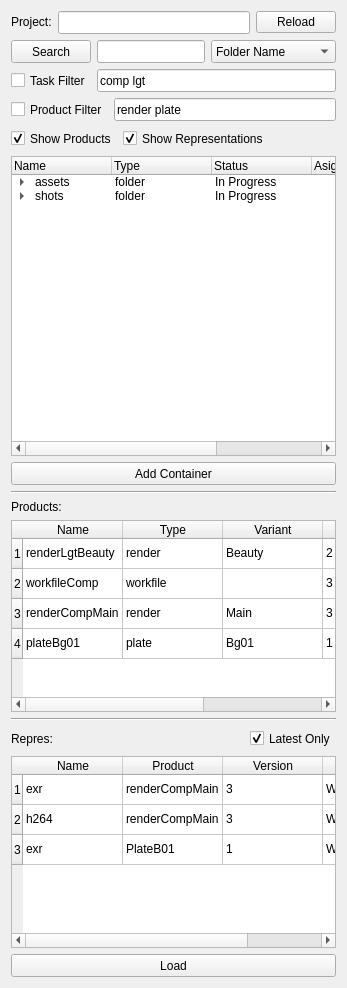
     <widget class="QWidget" name="AYON_tab">
      <attribute name="title">
       <string>AYON</string>
      </attribute>
      <layout class="QHBoxLayout" name="horizontalLayout_8">
       <item>
        <layout class="QVBoxLayout" name="verticalLayout_4">
         <item>
          <layout class="QVBoxLayout" name="verticalLayout_3">
           <item>
            <layout class="QHBoxLayout" name="horizontalLayout_6">
             <item>
              <widget class="QLabel" name="label">
               <property name="sizePolicy">
                <sizepolicy hsizetype="Fixed" vsizetype="Fixed">
                 <horstretch>0</horstretch>
                 <verstretch>0</verstretch>
                </sizepolicy>
               </property>
               <property name="text">
                <string>Project:</string>
               </property>
              </widget>
             </item>
             <item>
              <widget class="QLineEdit" name="ayon_project">
               <property name="minimumSize">
                <size>
                 <width>0</width>
                 <height>23</height>
                </size>
               </property>
               <property name="toolTip">
                <string>&lt;html&gt;&lt;head/&gt;&lt;body&gt;&lt;p&gt;AYON Project: autofilled from the current AYON context&lt;/p&gt;&lt;/body&gt;&lt;/html&gt;</string>
               </property>
              </widget>
             </item>
             <item>
              <widget class="QPushButton" name="ayon_reload">
               <property name="sizePolicy">
                <sizepolicy hsizetype="Fixed" vsizetype="Fixed">
                 <horstretch>0</horstretch>
                 <verstretch>0</verstretch>
                </sizepolicy>
               </property>
               <property name="toolTip">
                <string>&lt;html&gt;&lt;head/&gt;&lt;body&gt;&lt;p&gt;to reload whole AYON &amp;quot;tree&amp;quot; - ie folders and tasks&lt;/p&gt;&lt;/body&gt;&lt;/html&gt;</string>
               </property>
               <property name="text">
                <string>Reload</string>
               </property>
              </widget>
             </item>
            </layout>
           </item>
           <item>
            <layout class="QHBoxLayout" name="horizontalLayout_5">
             <item>
              <widget class="QPushButton" name="ayon_search">
               <property name="sizePolicy">
                <sizepolicy hsizetype="Fixed" vsizetype="Fixed">
                 <horstretch>0</horstretch>
                 <verstretch>0</verstretch>
                </sizepolicy>
               </property>
               <property name="minimumSize">
                <size>
                 <width>0</width>
                 <height>23</height>
                </size>
               </property>
               <property name="toolTip">
                <string>&lt;html&gt;&lt;head/&gt;&lt;body&gt;&lt;p&gt;only shows items in the tree that match the search string and search source&lt;/p&gt;&lt;/body&gt;&lt;/html&gt;</string>
               </property>
               <property name="text">
                <string>Search</string>
               </property>
              </widget>
             </item>
             <item>
              <widget class="QLineEdit" name="ayon_search_text">
               <property name="minimumSize">
                <size>
                 <width>0</width>
                 <height>23</height>
                </size>
               </property>
               <property name="toolTip">
                <string>&lt;html&gt;&lt;head/&gt;&lt;body&gt;&lt;p&gt;search string:&lt;/p&gt;&lt;p&gt;only shows items in the tree that match the search string and search source&lt;/p&gt;&lt;/body&gt;&lt;/html&gt;</string>
               </property>
              </widget>
             </item>
             <item>
              <widget class="QComboBox" name="ayon_search_source">
               <property name="sizePolicy">
                <sizepolicy hsizetype="Fixed" vsizetype="Fixed">
                 <horstretch>0</horstretch>
                 <verstretch>0</verstretch>
                </sizepolicy>
               </property>
               <property name="minimumSize">
                <size>
                 <width>125</width>
                 <height>23</height>
                </size>
               </property>
               <property name="toolTip">
                <string>&lt;html&gt;&lt;head/&gt;&lt;body&gt;&lt;p&gt;search source:&lt;/p&gt;&lt;p&gt;only shows items in the tree that match the search string and search source&lt;/p&gt;&lt;/body&gt;&lt;/html&gt;</string>
               </property>
               <item>
                <property name="text">
                 <string>Folder Name</string>
                </property>
               </item>
               <item>
                <property name="text">
                 <string>Folder Status</string>
                </property>
               </item>
               <item>
                <property name="text">
                 <string>Task Asignee</string>
                </property>
               </item>
               <item>
                <property name="text">
                 <string>Task Name</string>
                </property>
               </item>
               <item>
                <property name="text">
                 <string>Task Status</string>
                </property>
               </item>
               <item>
                <property name="text">
                 <string>Task Type</string>
                </property>
               </item>
              </widget>
             </item>
            </layout>
           </item>
           <item>
            <layout class="QHBoxLayout" name="horizontalLayout_4">
             <item>
              <widget class="QCheckBox" name="ayon_task">
               <property name="minimumSize">
                <size>
                 <width>0</width>
                 <height>23</height>
                </size>
               </property>
               <property name="toolTip">
                <string>&lt;html&gt;&lt;head/&gt;&lt;body&gt;&lt;p&gt;when enabled, only shows tasks with matching task names.&lt;/p&gt;&lt;p&gt;task filter text can contain more than one task name, separated by space&lt;/p&gt;&lt;p&gt;&lt;br/&gt;&lt;/p&gt;&lt;/body&gt;&lt;/html&gt;</string>
               </property>
               <property name="text">
                <string>Task Filter</string>
               </property>
              </widget>
             </item>
             <item>
              <widget class="QLineEdit" name="ayon_task_text">
               <property name="minimumSize">
                <size>
                 <width>0</width>
                 <height>23</height>
                </size>
               </property>
               <property name="toolTip">
                <string>&lt;html&gt;&lt;head/&gt;&lt;body&gt;&lt;p&gt; task name(s), separated by space&lt;/p&gt;&lt;/body&gt;&lt;/html&gt;</string>
               </property>
               <property name="text">
                <string>comp lgt</string>
               </property>
              </widget>
             </item>
            </layout>
           </item>
           <item>
            <layout class="QHBoxLayout" name="horizontalLayout_3">
             <item>
              <widget class="QCheckBox" name="ayon_product">
               <property name="minimumSize">
                <size>
                 <width>0</width>
                 <height>23</height>
                </size>
               </property>
               <property name="toolTip">
                <string>&lt;html&gt;&lt;head/&gt;&lt;body&gt;&lt;p&gt;when enabled, only shows products with matching product base types&lt;/p&gt;&lt;p&gt;product filter text can contain more than one product base type, separated by space&lt;/p&gt;&lt;p&gt;&lt;br/&gt;&lt;/p&gt;&lt;/body&gt;&lt;/html&gt;</string>
               </property>
               <property name="text">
                <string>Product Filter</string>
               </property>
              </widget>
             </item>
             <item>
              <widget class="QLineEdit" name="ayon_product_text">
               <property name="minimumSize">
                <size>
                 <width>0</width>
                 <height>23</height>
                </size>
               </property>
               <property name="text">
                <string>render plate</string>
               </property>
              </widget>
             </item>
            </layout>
           </item>
           <item>
            <layout class="QHBoxLayout" name="horizontalLayout_2">
             <item>
              <widget class="QCheckBox" name="ayon_show_products">
               <property name="minimumSize">
                <size>
                 <width>0</width>
                 <height>23</height>
                </size>
               </property>
               <property name="toolTip">
                <string>&lt;html&gt;&lt;head/&gt;&lt;body&gt;&lt;p&gt;shows/hides the Product panel (spreadsheet)&lt;/p&gt;&lt;/body&gt;&lt;/html&gt;</string>
               </property>
               <property name="text">
                <string>Show Products</string>
               </property>
               <property name="checked">
                <bool>true</bool>
               </property>
              </widget>
             </item>
             <item>
              <widget class="QCheckBox" name="ayon_show_representations">
               <property name="minimumSize">
                <size>
                 <width>0</width>
                 <height>23</height>
                </size>
               </property>
               <property name="toolTip">
                <string>&lt;html&gt;&lt;head/&gt;&lt;body&gt;&lt;p&gt;shows/hides the Representations panel (spreadsheet + latest cherckbox)&lt;/p&gt;&lt;/body&gt;&lt;/html&gt;</string>
               </property>
               <property name="text">
                <string>Show Representations</string>
               </property>
               <property name="checked">
                <bool>true</bool>
               </property>
              </widget>
             </item>
             <item>
              <spacer name="horizontalSpacer">
               <property name="orientation">
                <enum>Qt::Horizontal</enum>
               </property>
               <property name="sizeHint" stdset="0">
                <size>
                 <width>40</width>
                 <height>20</height>
                </size>
               </property>
              </spacer>
             </item>
            </layout>
           </item>
          </layout>
         </item>
         <item>
          <widget class="QTreeWidget" name="ayon_tree">
           <property name="sizePolicy">
            <sizepolicy hsizetype="Expanding" vsizetype="MinimumExpanding">
             <horstretch>0</horstretch>
             <verstretch>0</verstretch>
            </sizepolicy>
           </property>
           <property name="minimumSize">
            <size>
             <width>0</width>
             <height>300</height>
            </size>
           </property>
           <property name="toolTip">
            <string>&lt;html&gt;&lt;head/&gt;&lt;body&gt;&lt;p&gt;Shows AYON folders and tasks&lt;/p&gt;&lt;p&gt;Allows selecting one or more tasks&lt;/p&gt;&lt;p&gt;&lt;br/&gt;&lt;/p&gt;&lt;/body&gt;&lt;/html&gt;</string>
           </property>
           <column>
            <property name="text">
             <string>Name</string>
            </property>
           </column>
           <column>
            <property name="text">
             <string>Type</string>
            </property>
           </column>
           <column>
            <property name="text">
             <string>Status</string>
            </property>
           </column>
           <column>
            <property name="text">
             <string>Asignee</string>
            </property>
           </column>
           <column>
            <property name="text">
             <string>Category</string>
            </property>
           </column>
           <item>
            <property name="text">
             <string>assets</string>
            </property>
            <property name="text">
             <string>folder</string>
            </property>
            <property name="text">
             <string>In Progress</string>
            </property>
            <property name="text">
             <string/>
            </property>
            <property name="text">
             <string>folder</string>
            </property>
            <item>
             <property name="text">
              <string>props</string>
             </property>
             <property name="text">
              <string>folder</string>
             </property>
             <property name="text">
              <string>In Progress</string>
             </property>
             <property name="text">
              <string/>
             </property>
             <property name="text">
              <string>folder</string>
             </property>
             <item>
              <property name="text">
               <string>table</string>
              </property>
              <property name="text">
               <string>asset build</string>
              </property>
              <property name="text">
               <string>In Progress</string>
              </property>
              <property name="text">
               <string/>
              </property>
              <property name="text">
               <string>folder</string>
              </property>
              <item>
               <property name="text">
                <string>mdl</string>
               </property>
               <property name="text">
                <string>Modelling</string>
               </property>
               <property name="text">
                <string>Approved</string>
               </property>
               <property name="text">
                <string>John Doe</string>
               </property>
               <property name="text">
                <string>task</string>
               </property>
              </item>
             </item>
            </item>
           </item>
           <item>
            <property name="text">
             <string>shots</string>
            </property>
            <property name="text">
             <string>folder</string>
            </property>
            <property name="text">
             <string>In Progress</string>
            </property>
            <property name="text">
             <string/>
            </property>
            <property name="text">
             <string>folder</string>
            </property>
            <item>
             <property name="text">
              <string>seq101</string>
             </property>
             <property name="text">
              <string>sequence</string>
             </property>
             <property name="text">
              <string>In Progress</string>
             </property>
             <property name="text">
              <string/>
             </property>
             <property name="text">
              <string>folder</string>
             </property>
             <item>
              <property name="text">
               <string>prj_101_0010</string>
              </property>
              <property name="text">
               <string>shot</string>
              </property>
              <property name="text">
               <string>In Progress</string>
              </property>
              <property name="text">
               <string/>
              </property>
              <property name="text">
               <string>folder</string>
              </property>
              <item>
               <property name="text">
                <string>comp</string>
               </property>
               <property name="text">
                <string>Compositing</string>
               </property>
               <property name="text">
                <string>WIP</string>
               </property>
               <property name="text">
                <string>Jane Doe</string>
               </property>
               <property name="text">
                <string>task</string>
               </property>
              </item>
              <item>
               <property name="text">
                <string>roto</string>
               </property>
               <property name="text">
                <string>Compositing</string>
               </property>
               <property name="text">
                <string>Completed</string>
               </property>
               <property name="text">
                <string>Jane Doe</string>
               </property>
               <property name="text">
                <string>task</string>
               </property>
              </item>
              <item>
               <property name="text">
                <string>lgt</string>
               </property>
               <property name="text">
                <string>Lighting</string>
               </property>
               <property name="text">
                <string>Not Started</string>
               </property>
               <property name="text">
                <string>John Doe</string>
               </property>
               <property name="text">
                <string>task</string>
               </property>
              </item>
             </item>
            </item>
           </item>
          </widget>
         </item>
         <item>
          <widget class="QPushButton" name="ayon_add_container">
           <property name="sizePolicy">
            <sizepolicy hsizetype="MinimumExpanding" vsizetype="Fixed">
             <horstretch>0</horstretch>
             <verstretch>0</verstretch>
            </sizepolicy>
           </property>
           <property name="minimumSize">
            <size>
             <width>0</width>
             <height>23</height>
            </size>
           </property>
           <property name="toolTip">
            <string>&lt;html&gt;&lt;head/&gt;&lt;body&gt;&lt;p&gt;For task(s) selected in AYON tree, add Container(s)&lt;/p&gt;&lt;p&gt;* make sure the container is not present already&lt;/p&gt;&lt;p&gt;* for selected task, create user name: &amp;quot;{leaf folder name}:{task name}&amp;quot;. The unique container name is &amp;quot;{folder path}:{task name}&amp;quot;&lt;/p&gt;&lt;p&gt;* find container placement in the Nuke Node Graph&lt;/p&gt;&lt;p&gt;* load template nuke nodes&lt;/p&gt;&lt;p&gt;* use AYON loader to load templated nodes&lt;/p&gt;&lt;p&gt;* replace (connect) template nuke nodes (placeholders) with nodes loaded from AYON&lt;/p&gt;&lt;p&gt;* Create Nuke BackDrop to uncapsluate the nodes to a &amp;quot;container&amp;quot;&lt;/p&gt;&lt;p&gt;* Add metadata knobs to the container backdrop for future Inventory purposes&lt;/p&gt;&lt;/body&gt;&lt;/html&gt;</string>
           </property>
           <property name="text">
            <string>Add Container</string>
           </property>
          </widget>
         </item>
         <item>
          <layout class="QVBoxLayout" name="verticalLayout">
           <item>
            <widget class="Line" name="line">
             <property name="orientation">
              <enum>Qt::Horizontal</enum>
             </property>
            </widget>
           </item>
           <item>
            <widget class="QLabel" name="label_2">
             <property name="sizePolicy">
              <sizepolicy hsizetype="Fixed" vsizetype="Fixed">
               <horstretch>0</horstretch>
               <verstretch>0</verstretch>
              </sizepolicy>
             </property>
             <property name="text">
              <string>Products:</string>
             </property>
            </widget>
           </item>
           <item>
            <widget class="QTableWidget" name="ayon_products_spreadsheet">
             <property name="sizePolicy">
              <sizepolicy hsizetype="Expanding" vsizetype="MinimumExpanding">
               <horstretch>0</horstretch>
               <verstretch>0</verstretch>
              </sizepolicy>
             </property>
             <property name="toolTip">
              <string>&lt;html&gt;&lt;head/&gt;&lt;body&gt;&lt;p&gt;Shows products from last selected task (and its folder)&lt;/p&gt;&lt;/body&gt;&lt;/html&gt;</string>
             </property>
             <row>
              <property name="text">
               <string>1</string>
              </property>
             </row>
             <row>
              <property name="text">
               <string>2</string>
              </property>
             </row>
             <row>
              <property name="text">
               <string>3</string>
              </property>
             </row>
             <row>
              <property name="text">
               <string>4</string>
              </property>
             </row>
             <column>
              <property name="text">
               <string>Name</string>
              </property>
             </column>
             <column>
              <property name="text">
               <string>Type</string>
              </property>
             </column>
             <column>
              <property name="text">
               <string>Variant</string>
              </property>
             </column>
             <column>
              <property name="text">
               <string>Last Version</string>
              </property>
             </column>
             <column>
              <property name="text">
               <string>Status</string>
              </property>
             </column>
             <item row="0" column="0">
              <property name="text">
               <string>renderLgtBeauty</string>
              </property>
             </item>
             <item row="0" column="1">
              <property name="text">
               <string>render</string>
              </property>
             </item>
             <item row="0" column="2">
              <property name="text">
               <string>Beauty</string>
              </property>
             </item>
             <item row="0" column="3">
              <property name="text">
               <string>2</string>
              </property>
             </item>
             <item row="0" column="4">
              <property name="text">
               <string>Ready for Comp</string>
              </property>
             </item>
             <item row="1" column="0">
              <property name="text">
               <string>workfileComp</string>
              </property>
             </item>
             <item row="1" column="1">
              <property name="text">
               <string>workfile</string>
              </property>
             </item>
             <item row="1" column="2">
              <property name="text">
               <string/>
              </property>
             </item>
             <item row="1" column="3">
              <property name="text">
               <string>3</string>
              </property>
             </item>
             <item row="1" column="4">
              <property name="text">
               <string>WIP</string>
              </property>
             </item>
             <item row="2" column="0">
              <property name="text">
               <string>renderCompMain</string>
              </property>
             </item>
             <item row="2" column="1">
              <property name="text">
               <string>render</string>
              </property>
             </item>
             <item row="2" column="2">
              <property name="text">
               <string>Main</string>
              </property>
             </item>
             <item row="2" column="3">
              <property name="text">
               <string>3</string>
              </property>
             </item>
             <item row="2" column="4">
              <property name="text">
               <string>WIP</string>
              </property>
             </item>
             <item row="3" column="0">
              <property name="text">
               <string>plateBg01</string>
              </property>
             </item>
             <item row="3" column="1">
              <property name="text">
               <string>plate</string>
              </property>
             </item>
             <item row="3" column="2">
              <property name="text">
               <string>Bg01</string>
              </property>
             </item>
             <item row="3" column="3">
              <property name="text">
               <string>1</string>
              </property>
             </item>
             <item row="3" column="4">
              <property name="text">
               <string>WIP</string>
              </property>
             </item>
            </widget>
           </item>
          </layout>
         </item>
         <item>
          <layout class="QVBoxLayout" name="verticalLayout_2">
           <item>
            <widget class="Line" name="line_2">
             <property name="orientation">
              <enum>Qt::Horizontal</enum>
             </property>
            </widget>
           </item>
           <item>
            <layout class="QHBoxLayout" name="horizontalLayout">
             <item>
              <widget class="QLabel" name="label_3">
               <property name="sizePolicy">
                <sizepolicy hsizetype="Fixed" vsizetype="Fixed">
                 <horstretch>0</horstretch>
                 <verstretch>0</verstretch>
                </sizepolicy>
               </property>
               <property name="minimumSize">
                <size>
                 <width>0</width>
                 <height>23</height>
                </size>
               </property>
               <property name="text">
                <string>Repres:</string>
               </property>
              </widget>
             </item>
             <item>
              <spacer name="horizontalSpacer_2">
               <property name="orientation">
                <enum>Qt::Horizontal</enum>
               </property>
               <property name="sizeHint" stdset="0">
                <size>
                 <width>40</width>
                 <height>20</height>
                </size>
               </property>
              </spacer>
             </item>
             <item>
              <widget class="QCheckBox" name="ayon_repres_latest">
               <property name="sizePolicy">
                <sizepolicy hsizetype="Fixed" vsizetype="Fixed">
                 <horstretch>0</horstretch>
                 <verstretch>0</verstretch>
                </sizepolicy>
               </property>
               <property name="minimumSize">
                <size>
                 <width>0</width>
                 <height>23</height>
                </size>
               </property>
               <property name="toolTip">
                <string>&lt;html&gt;&lt;head/&gt;&lt;body&gt;&lt;p&gt;Only shows the latest version of Representations in Representation spreadsheet if enabled.&lt;/p&gt;&lt;/body&gt;&lt;/html&gt;</string>
               </property>
               <property name="text">
                <string>Latest Only</string>
               </property>
               <property name="checked">
                <bool>true</bool>
               </property>
              </widget>
             </item>
            </layout>
           </item>
           <item>
            <widget class="QTableWidget" name="ayon_repres_spreadsheet">
             <property name="sizePolicy">
              <sizepolicy hsizetype="Expanding" vsizetype="MinimumExpanding">
               <horstretch>0</horstretch>
               <verstretch>0</verstretch>
              </sizepolicy>
             </property>
             <property name="toolTip">
              <string>&lt;html&gt;&lt;head/&gt;&lt;body&gt;&lt;p&gt;Shows Representations from all or selected Products shown in Products spreadsheet&lt;/p&gt;&lt;/body&gt;&lt;/html&gt;</string>
             </property>
             <row>
              <property name="text">
               <string>1</string>
              </property>
             </row>
             <row>
              <property name="text">
               <string>2</string>
              </property>
             </row>
             <row>
              <property name="text">
               <string>3</string>
              </property>
             </row>
             <column>
              <property name="text">
               <string>Name</string>
              </property>
             </column>
             <column>
              <property name="text">
               <string>Product</string>
              </property>
             </column>
             <column>
              <property name="text">
               <string>Version</string>
              </property>
             </column>
             <column>
              <property name="text">
               <string>Status</string>
              </property>
             </column>
             <item row="0" column="0">
              <property name="text">
               <string>exr</string>
              </property>
             </item>
             <item row="0" column="1">
              <property name="text">
               <string>renderCompMain</string>
              </property>
             </item>
             <item row="0" column="2">
              <property name="text">
               <string>3</string>
              </property>
             </item>
             <item row="0" column="3">
              <property name="text">
               <string>WIP</string>
              </property>
             </item>
             <item row="1" column="0">
              <property name="text">
               <string>h264</string>
              </property>
             </item>
             <item row="1" column="1">
              <property name="text">
               <string>renderCompMain</string>
              </property>
             </item>
             <item row="1" column="2">
              <property name="text">
               <string>3</string>
              </property>
             </item>
             <item row="1" column="3">
              <property name="text">
               <string>WIP</string>
              </property>
             </item>
             <item row="2" column="0">
              <property name="text">
               <string>exr</string>
              </property>
             </item>
             <item row="2" column="1">
              <property name="text">
               <string>PlateB01</string>
              </property>
             </item>
             <item row="2" column="2">
              <property name="text">
               <string>1</string>
              </property>
             </item>
             <item row="2" column="3">
              <property name="text">
               <string>WIP</string>
              </property>
             </item>
            </widget>
           </item>
          </layout>
         </item>
         <item>
          <widget class="QPushButton" name="ayon_load">
           <property name="sizePolicy">
            <sizepolicy hsizetype="MinimumExpanding" vsizetype="Fixed">
             <horstretch>0</horstretch>
             <verstretch>0</verstretch>
            </sizepolicy>
           </property>
           <property name="minimumSize">
            <size>
             <width>0</width>
             <height>23</height>
            </size>
           </property>
           <property name="toolTip">
            <string>&lt;html&gt;&lt;head/&gt;&lt;body&gt;&lt;p&gt;Loads the selected representation from the Representations spreadsheet.&lt;/p&gt;&lt;p&gt;Use default loader pewr product base type set in preferences&lt;/p&gt;&lt;/body&gt;&lt;/html&gt;</string>
           </property>
           <property name="text">
            <string>Load</string>
           </property>
          </widget>
         </item>
        </layout>
       </item>
      </layout>
     </widget>
